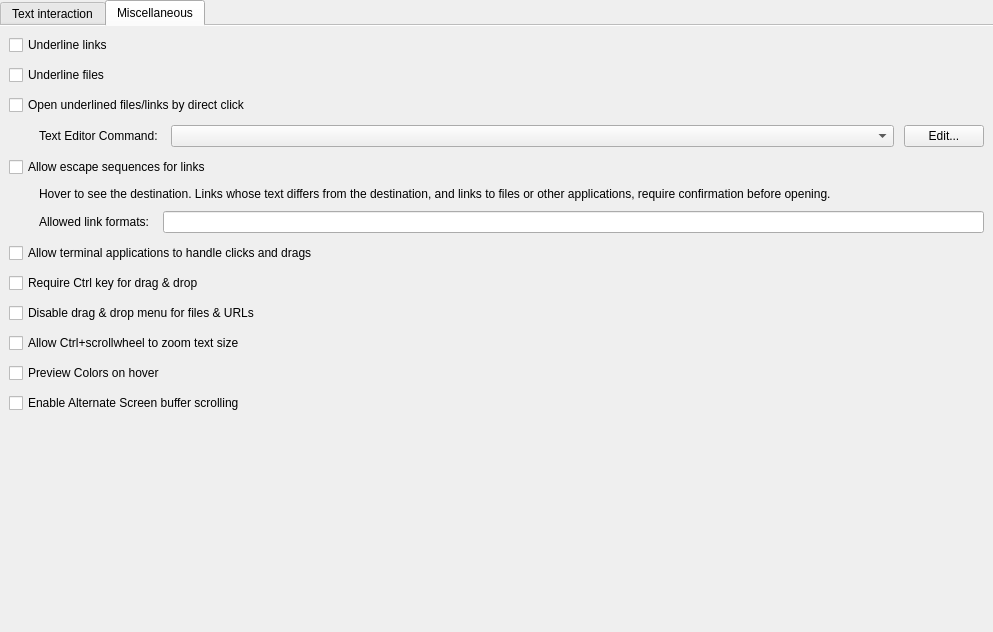
<?xml version="1.0" encoding="UTF-8"?>
<ui version="4.0">
 <class>EditProfileMousePage</class>
 <widget class="QWidget" name="EditProfileMousePage">
  <property name="geometry">
   <rect>
    <x>0</x>
    <y>0</y>
    <width>993</width>
    <height>632</height>
   </rect>
  </property>
  <layout class="QVBoxLayout">
   <property name="leftMargin">
    <number>0</number>
   </property>
   <property name="topMargin">
    <number>0</number>
   </property>
   <property name="rightMargin">
    <number>0</number>
   </property>
   <property name="bottomMargin">
    <number>0</number>
   </property>
   <item>
    <widget class="QTabWidget" name="tabWidget">
     <property name="currentIndex">
      <number>1</number>
     </property>
     <property name="documentMode">
      <bool>true</bool>
     </property>
     <widget class="QWidget" name="tab">
      <attribute name="title">
       <string>Text interaction</string>
      </attribute>
      <layout class="QVBoxLayout" name="verticalLayout">
       <property name="spacing">
        <number>0</number>
       </property>
       <item>
        <layout class="QFormLayout" name="formLayout">
         <property name="horizontalSpacing">
          <number>6</number>
         </property>
         <property name="verticalSpacing">
          <number>6</number>
         </property>
         <item row="0" column="0">
          <widget class="QLabel" name="label_11">
           <property name="toolTip">
            <string comment="@info:tooltip">Characters which are considered part of a word when double-clicking to select whole words in the terminal.</string>
           </property>
           <property name="text">
            <string>Word characters:</string>
           </property>
           <property name="alignment">
            <set>Qt::AlignmentFlag::AlignRight|Qt::AlignmentFlag::AlignTrailing|Qt::AlignmentFlag::AlignVCenter</set>
           </property>
           <property name="buddy">
            <cstring>wordCharacterEdit</cstring>
           </property>
          </widget>
         </item>
         <item row="0" column="1">
          <widget class="QLineEdit" name="wordCharacterEdit">
           <property name="font">
            <font>
             <family>Monospace</family>
            </font>
           </property>
           <property name="toolTip">
            <string comment="@info:tooltip">Characters which are considered part of a word when double-clicking to select whole words in the terminal.</string>
           </property>
          </widget>
         </item>
         <item row="1" column="1">
          <spacer>
           <property name="orientation">
            <enum>Qt::Orientation::Vertical</enum>
           </property>
           <property name="sizeType">
            <enum>QSizePolicy::Policy::Fixed</enum>
           </property>
           <property name="sizeHint" stdset="0">
            <size>
             <width>20</width>
             <height>16</height>
            </size>
           </property>
          </spacer>
         </item>
         <item row="2" column="0">
          <widget class="QLabel" name="label_17">
           <property name="text">
            <string>Triple-click selects:</string>
           </property>
           <property name="alignment">
            <set>Qt::AlignmentFlag::AlignRight|Qt::AlignmentFlag::AlignTrailing|Qt::AlignmentFlag::AlignVCenter</set>
           </property>
          </widget>
         </item>
         <item row="2" column="1">
          <layout class="QVBoxLayout" name="verticalLayout_3">
           <item>
            <widget class="QRadioButton" name="tripleClickSelectsTheWholeLine">
             <property name="text">
              <string>&amp;The whole line</string>
             </property>
             <attribute name="buttonGroup">
              <string notr="true">tripleClickMode</string>
             </attribute>
            </widget>
           </item>
           <item>
            <widget class="QRadioButton" name="tripleClickSelectsFromMousePosition">
             <property name="text">
              <string>From mouse position to the end of &amp;line</string>
             </property>
             <attribute name="buttonGroup">
              <string notr="true">tripleClickMode</string>
             </attribute>
            </widget>
           </item>
          </layout>
         </item>
         <item row="3" column="1">
          <spacer>
           <property name="orientation">
            <enum>Qt::Orientation::Vertical</enum>
           </property>
           <property name="sizeType">
            <enum>QSizePolicy::Policy::Fixed</enum>
           </property>
           <property name="sizeHint" stdset="0">
            <size>
             <width>20</width>
             <height>16</height>
            </size>
           </property>
          </spacer>
         </item>
         <item row="4" column="0">
          <widget class="QLabel" name="label_13">
           <property name="text">
            <string>Middle-click pastes:</string>
           </property>
           <property name="alignment">
            <set>Qt::AlignmentFlag::AlignRight|Qt::AlignmentFlag::AlignTrailing|Qt::AlignmentFlag::AlignVCenter</set>
           </property>
          </widget>
         </item>
         <item row="4" column="1">
          <layout class="QVBoxLayout" name="verticalLayout_4">
           <item>
            <widget class="QRadioButton" name="pasteFromClipboardButton">
             <property name="text">
              <string>From clipboard</string>
             </property>
             <attribute name="buttonGroup">
              <string notr="true">pasteFrom</string>
             </attribute>
            </widget>
           </item>
           <item>
            <widget class="QRadioButton" name="pasteFromX11SelectionButton">
             <property name="text">
              <string>From selection</string>
             </property>
             <attribute name="buttonGroup">
              <string notr="true">pasteFrom</string>
             </attribute>
            </widget>
           </item>
          </layout>
         </item>
         <item row="5" column="1">
          <spacer>
           <property name="orientation">
            <enum>Qt::Orientation::Vertical</enum>
           </property>
           <property name="sizeType">
            <enum>QSizePolicy::Policy::Fixed</enum>
           </property>
           <property name="sizeHint" stdset="0">
            <size>
             <width>20</width>
             <height>16</height>
            </size>
           </property>
          </spacer>
         </item>
         <item row="6" column="0">
          <widget class="QLabel" name="rightClickPasteLabel">
           <property name="text">
            <string>Right-click:</string>
           </property>
           <property name="alignment">
            <set>Qt::AlignmentFlag::AlignRight|Qt::AlignmentFlag::AlignTrailing|Qt::AlignmentFlag::AlignVCenter</set>
           </property>
          </widget>
         </item>
         <item row="6" column="1">
          <layout class="QVBoxLayout" name="verticalLayout_5">
           <item>
            <widget class="QRadioButton" name="rightClickPasteDisabledButton">
             <property name="toolTip">
              <string comment="@info:tooltip">Right-click shows context menu</string>
             </property>
             <property name="text">
              <string>Opens context menu</string>
             </property>
             <attribute name="buttonGroup">
              <string notr="true">rightClickPasteFrom</string>
             </attribute>
            </widget>
           </item>
           <item>
            <widget class="QRadioButton" name="rightClickPasteFromClipboardButton">
             <property name="toolTip">
              <string comment="@info:tooltip">Control+right-click shows context menu</string>
             </property>
             <property name="text">
              <string>Pastes from clipboard</string>
             </property>
             <attribute name="buttonGroup">
              <string notr="true">rightClickPasteFrom</string>
             </attribute>
            </widget>
           </item>
           <item>
            <widget class="QRadioButton" name="rightClickPasteFromX11SelectionButton">
             <property name="toolTip">
              <string comment="@info:tooltip">Control+right-click shows context menu</string>
             </property>
             <property name="text">
              <string>Pastes from selection</string>
             </property>
             <attribute name="buttonGroup">
              <string notr="true">rightClickPasteFrom</string>
             </attribute>
            </widget>
           </item>
          </layout>
         </item>
         <item row="7" column="1">
          <spacer>
           <property name="orientation">
            <enum>Qt::Orientation::Vertical</enum>
           </property>
           <property name="sizeType">
            <enum>QSizePolicy::Policy::Fixed</enum>
           </property>
           <property name="sizeHint" stdset="0">
            <size>
             <width>20</width>
             <height>16</height>
            </size>
           </property>
          </spacer>
         </item>
         <item row="8" column="0">
          <widget class="QLabel" name="label">
           <property name="text">
            <string>Copy options:</string>
           </property>
           <property name="alignment">
            <set>Qt::AlignmentFlag::AlignRight|Qt::AlignmentFlag::AlignTrailing|Qt::AlignmentFlag::AlignVCenter</set>
           </property>
          </widget>
         </item>
         <item row="8" column="1">
          <layout class="QVBoxLayout" name="verticalLayout_6">
           <item>
            <widget class="QCheckBox" name="copyTextToClipboardButton">
             <property name="toolTip">
              <string>Automatically copy selected text into clipboard</string>
             </property>
             <property name="text">
              <string>Copy on select</string>
             </property>
            </widget>
           </item>
           <item>
            <widget class="QCheckBox" name="copyTextAsHTMLButton">
             <property name="toolTip">
              <string>Copy text as HTML (including formatting, font faces, colors... etc)</string>
             </property>
             <property name="text">
              <string>Copy text as HTML</string>
             </property>
            </widget>
           </item>
           <item>
            <widget class="QCheckBox" name="trimLeadingSpacesButton">
             <property name="toolTip">
              <string>Trim leading spaces in selected text, useful in some instances</string>
             </property>
             <property name="text">
              <string>Trim leading spaces</string>
             </property>
            </widget>
           </item>
           <item>
            <widget class="QCheckBox" name="trimTrailingSpacesButton">
             <property name="toolTip">
              <string>Trim trailing spaces in selected text, useful in some instances</string>
             </property>
             <property name="text">
              <string>Trim trailing spaces</string>
             </property>
            </widget>
           </item>
           <item>
            <widget class="QCheckBox" name="clearSelectionButton">
             <property name="toolTip">
              <string>Clear selection after copying</string>
             </property>
             <property name="text">
              <string>Clear selection</string>
             </property>
            </widget>
           </item>
          </layout>
         </item>
        </layout>
       </item>
       <item>
        <spacer>
         <property name="orientation">
          <enum>Qt::Orientation::Vertical</enum>
         </property>
         <property name="sizeHint" stdset="0">
          <size>
           <width>20</width>
           <height>0</height>
          </size>
         </property>
        </spacer>
       </item>
      </layout>
     </widget>
     <widget class="QWidget" name="tab_2">
      <attribute name="title">
       <string comment="Items that do not fit in other categories">Miscellaneous</string>
      </attribute>
      <layout class="QVBoxLayout" name="verticalLayout_2">
       <property name="spacing">
        <number>10</number>
       </property>
       <item>
        <layout class="QVBoxLayout" name="underlineURILayout">
         <property name="spacing">
          <number>10</number>
         </property>
         <item>
          <widget class="QCheckBox" name="underlineLinksButton">
           <property name="toolTip">
            <string>Text recognized as a link or an email address will be underlined when hovered by the mouse pointer.</string>
           </property>
           <property name="text">
            <string>Underline links</string>
           </property>
          </widget>
         </item>
         <item>
          <widget class="QCheckBox" name="underlineFilesButton">
           <property name="toolTip">
            <string>Text recognized as a file will be underlined when hovered by the mouse pointer.</string>
           </property>
           <property name="text">
            <string>Underline files</string>
           </property>
          </widget>
         </item>
         <item>
          <widget class="QCheckBox" name="openLinksByDirectClickButton">
           <property name="sizePolicy">
            <sizepolicy hsizetype="Minimum" vsizetype="Fixed">
             <horstretch>0</horstretch>
             <verstretch>0</verstretch>
            </sizepolicy>
           </property>
           <property name="toolTip">
            <string>Text recognized as a file, link or an email address can be opened by direct mouse click.</string>
           </property>
           <property name="text">
            <string>Open underlined files/links by direct click</string>
           </property>
          </widget>
         </item>
         <item>
          <layout class="QHBoxLayout">
           <item>
            <widget class="QLabel" name="textEditorCommandLabel">
             <property name="toolTip">
              <string comment="@info:tooltip">Text editor to use when opening text file URLs at a given line/column.</string>
             </property>
             <property name="text">
              <string>Text Editor Command: </string>
             </property>
             <property name="indent">
              <number>30</number>
             </property>
             <property name="buddy">
              <cstring>textEditorCombo</cstring>
             </property>
            </widget>
           </item>
           <item>
            <widget class="QComboBox" name="textEditorCombo">
             <property name="sizePolicy">
              <sizepolicy hsizetype="Preferred" vsizetype="Fixed">
               <horstretch>1</horstretch>
               <verstretch>0</verstretch>
              </sizepolicy>
             </property>
             <property name="toolTip">
              <string comment="@info:tooltip">Text editor to use when opening text file URLs at a given line/column.</string>
             </property>
            </widget>
           </item>
           <item>
            <widget class="QPushButton" name="textEditorCustomBtn">
             <property name="sizePolicy">
              <sizepolicy hsizetype="Preferred" vsizetype="Preferred">
               <horstretch>0</horstretch>
               <verstretch>0</verstretch>
              </sizepolicy>
             </property>
             <property name="text">
              <string>Edit...</string>
             </property>
            </widget>
           </item>
          </layout>
         </item>
        </layout>
       </item>
       <item>
        <layout class="QVBoxLayout">
         <item>
          <widget class="QCheckBox" name="allowLinkEscapeSequenceButton">
           <property name="text">
            <string>Allow escape sequences for links</string>
           </property>
          </widget>
         </item>
         <item>
          <widget class="QLabel" name="allowLinkEscapeSequenceButtonWarning">
           <property name="text">
            <string>Hover to see the destination. Links whose text differs from the destination, and links to files or other applications, require confirmation before opening.</string>
           </property>
           <property name="textFormat">
            <enum>Qt::TextFormat::PlainText</enum>
           </property>
           <property name="wordWrap">
            <bool>true</bool>
           </property>
           <property name="indent">
            <number>30</number>
           </property>
          </widget>
         </item>
         <item>
          <layout class="QHBoxLayout">
           <item>
            <widget class="QLabel" name="label_2">
             <property name="text">
              <string>Allowed link formats: </string>
             </property>
             <property name="indent">
              <number>30</number>
             </property>
            </widget>
           </item>
           <item>
            <widget class="QLineEdit" name="linkEscapeSequenceTexts">
             <property name="toolTip">
              <string>The formats of possible links, like http://, https:// and file://</string>
             </property>
            </widget>
           </item>
          </layout>
         </item>
        </layout>
       </item>
       <item>
        <widget class="QCheckBox" name="allowMouseTrackingButton">
         <property name="toolTip">
          <string>Some terminal applications have mouse support, this allows them to get it by default. It can be toggled on/off while running as well.</string>
         </property>
         <property name="text">
          <string>Allow terminal applications to handle clicks and drags</string>
         </property>
        </widget>
       </item>
       <item>
        <widget class="QCheckBox" name="ctrlRequiredForDragButton">
         <property name="toolTip">
          <string>Selected text will require control key plus click to drag.</string>
         </property>
         <property name="text">
          <string>Require Ctrl key for drag &amp;&amp; drop</string>
         </property>
        </widget>
       </item>
       <item>
        <widget class="QCheckBox" name="dropUrlsAsText">
         <property name="toolTip">
          <string>Always paste dropped files and URLs as text without offering move, copy and link actions.</string>
         </property>
         <property name="text">
          <string>Disable drag &amp;&amp; drop menu for files &amp;&amp; URLs</string>
         </property>
        </widget>
       </item>
       <item>
        <widget class="QCheckBox" name="enableMouseWheelZoomButton">
         <property name="toolTip">
          <string>Pressing Ctrl+scrollwheel will increase/decrease the text size.</string>
         </property>
         <property name="text">
          <string>Allow Ctrl+scrollwheel to zoom text size</string>
         </property>
        </widget>
       </item>
       <item>
        <widget class="QCheckBox" name="allowColorFilters">
         <property name="toolTip">
          <string>When positioning the mouse over a hexadecimal color it will be displayed in a frame next to the mouse pointer</string>
         </property>
         <property name="text">
          <string>Preview Colors on hover</string>
         </property>
        </widget>
       </item>
       <item>
        <widget class="QCheckBox" name="enableAlternateScrollingButton">
         <property name="toolTip">
          <string>Mouse scroll wheel will emulate up/down key presses in programs that use the Alternate Screen buffer (e.g. less)</string>
         </property>
         <property name="text">
          <string>Enable Alternate Screen buffer scrolling</string>
         </property>
        </widget>
       </item>
       <item>
        <spacer>
         <property name="orientation">
          <enum>Qt::Orientation::Vertical</enum>
         </property>
         <property name="sizeHint" stdset="0">
          <size>
           <width>20</width>
           <height>0</height>
          </size>
         </property>
        </spacer>
       </item>
      </layout>
     </widget>
    </widget>
   </item>
  </layout>
 </widget>
 <tabstops>
  <tabstop>tabWidget</tabstop>
 </tabstops>
 <resources/>
 <connections>
  <connection>
   <sender>allowLinkEscapeSequenceButton</sender>
   <signal>clicked(bool)</signal>
   <receiver>linkEscapeSequenceTexts</receiver>
   <slot>setEnabled(bool)</slot>
   <hints>
    <hint type="sourcelabel">
     <x>193</x>
     <y>109</y>
    </hint>
    <hint type="destinationlabel">
     <x>218</x>
     <y>151</y>
    </hint>
   </hints>
  </connection>
 </connections>
 <buttongroups>
  <buttongroup name="tripleClickMode"/>
  <buttongroup name="pasteFrom"/>
  <buttongroup name="rightClickPasteFrom"/>
 </buttongroups>
</ui>
